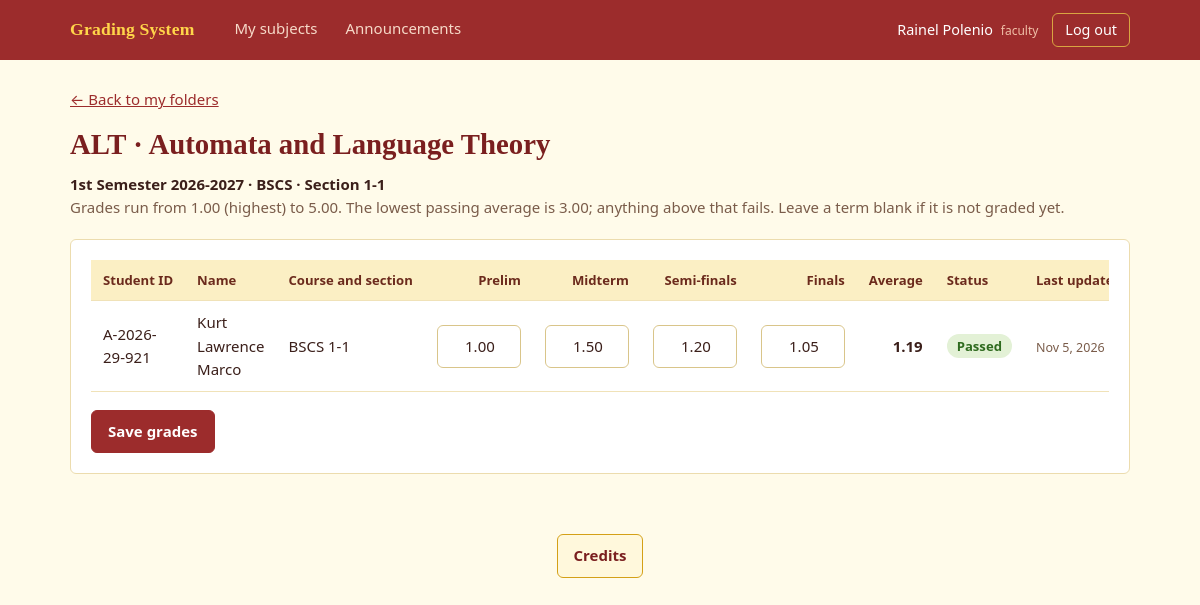
The page /grading/faculty/grade.php?subject=1&course=1&section=1-1&semester=1&school_year=2026-2027 (signed in) on the database its author committed.
### tables this page shows
CREATE TABLE subjects (
  id INT AUTO_INCREMENT PRIMARY KEY,
  code VARCHAR(20)  NOT NULL UNIQUE,
  name VARCHAR(100) NOT NULL,
  faculty_id INT NULL,
  created_at TIMESTAMP DEFAULT CURRENT_TIMESTAMP,
  FOREIGN KEY (faculty_id) REFERENCES users(id) ON DELETE SET NULL
);

CREATE TABLE courses (
  id INT AUTO_INCREMENT PRIMARY KEY,
  code VARCHAR(20)  NOT NULL UNIQUE,
  name VARCHAR(100) NOT NULL
);

CREATE TABLE enrollments (
  id INT AUTO_INCREMENT PRIMARY KEY,
  student_id INT NOT NULL,
  subject_id INT NOT NULL,
  semester    TINYINT NOT NULL DEFAULT 1,
  school_year VARCHAR(9) NOT NULL,
  prelim    DECIMAL(3,2) NULL,
  midterm   DECIMAL(3,2) NULL,
  semifinal DECIMAL(3,2) NULL,
  finals    DECIMAL(3,2) NULL,
  enrolled_at TIMESTAMP DEFAULT CURRENT_TIMESTAMP,
  updated_at  TIMESTAMP DEFAULT CURRENT_TIMESTAMP ON UPDATE CURRENT_TIMESTAMP,
  UNIQUE KEY one_enrollment (student_id, subject_id, semester, school_year),
  FOREIGN KEY (student_id) REFERENCES users(id)    ON DELETE CASCADE,
  FOREIGN KEY (subject_id) REFERENCES subjects(id) ON DELETE CASCADE,
  CHECK (semester BETWEEN 1 AND 3),
  CHECK (prelim    IS NULL OR prelim    BETWEEN 1 AND 5),
  CHECK (midterm   IS NULL OR midterm   BETWEEN 1 AND 5),
  CHECK (semifinal IS NULL OR semifinal BETWEEN 1 AND 5),
  CHECK (finals    IS NULL OR finals    BETWEEN 1 AND 5)
);

CREATE TABLE users (
  id INT AUTO_INCREMENT PRIMARY KEY,
  student_id VARCHAR(20) NULL UNIQUE,
  full_name  VARCHAR(100) NOT NULL UNIQUE,
  username   VARCHAR(50)  NOT NULL UNIQUE,
  password   VARCHAR(255) NOT NULL,
  role ENUM('admin','faculty','student') NOT NULL,
  course_id INT NULL,
  section   VARCHAR(20) NULL,
  enrolled_on DATE NULL,
  created_at TIMESTAMP DEFAULT CURRENT_TIMESTAMP,
  FOREIGN KEY (course_id) REFERENCES courses(id) ON DELETE SET NULL
);

### grading/faculty/grade.php (the view, shortened to what this page needs)
<?php
require '../includes/auth.php';
require '../config/db.php';
$sid = (int)($_GET['subject'] ?? 0);
$s = $pdo->prepare("SELECT id, code, name FROM subjects WHERE id = ? AND faculty_id = ?");
$s->execute([$sid, $_SESSION['user_id']]);
$subject = $s->fetch();
$filtered = isset($_GET['course']) || isset($_GET['section']);
$fc = null;
$fs = null;
$sem = (int)($_GET['semester'] ?? 0);
$sy  = (string)($_GET['school_year'] ?? '');
$termFiltered = isset(SEMESTERS[$sem]) && valid_school_year($sy);
if ($filtered) {
  $fc = (($_GET['course'] ?? '') !== '') ? (int)$_GET['course'] : null;
  $fs = (($_GET['section'] ?? '') !== '') ? (string)$_GET['section'] : null;
}
$folderLabel = '';
if ($filtered) {
  $code = 'No course';
  if ($fc) {
    $cq = $pdo->prepare("SELECT code FROM courses WHERE id = ?");
    $cq->execute([$fc]);
    $code = $cq->fetchColumn() ?: 'No course';
  }
  $folderLabel = $code . ' · ' . ($fs === null ? 'No section' : 'Section ' . $fs);
}
if ($termFiltered) {
  $folderLabel = term_label($sem, $sy) . ($folderLabel ? ' · ' . $folderLabel : '');
}
$sql = "SELECT e.id, u.student_id, u.full_name, u.section, c.code AS course_code,
               e.prelim, e.midterm, e.semifinal, e.finals, e.updated_at
        FROM enrollments e
        JOIN users u ON u.id = e.student_id
        LEFT JOIN courses c ON c.id = u.course_id
        WHERE e.subject_id = ?";
$params = [$sid];
if ($filtered) {
  $sql .= " AND u.course_id <=> ? AND u.section <=> ?";
  $params[] = $fc;
  $params[] = $fs;
}
if ($termFiltered) {
  $sql .= " AND e.semester = ? AND e.school_year = ?";
  $params[] = $sem;
  $params[] = $sy;
}
$sql .= " ORDER BY c.code, u.section, u.full_name";
$rows = $pdo->prepare($sql);
$rows->execute($params);
$rows = $rows->fetchAll();
require '../includes/header.php';
?>
<p><a href="dashboard.php<?= $termFiltered ? '?' . e(http_build_query(['semester' => $sem, 'school_year' => $sy])) : '' ?>">&larr; Back to my folders</a></p>
<div class="page-head">
  <div>
    <h1><?= e($subject['code']) ?> · <?= e($subject['name']) ?></h1>
    <?php if ($folderLabel): ?><p><b><?= e($folderLabel) ?></b></p><?php endif; ?>
    <p class="muted">Grades run from 1.00 (highest) to 5.00. The lowest passing average is <?= number_format(PASSING_GRADE, 2) ?>; anything above that fails. Leave a term blank if it is not graded yet.</p>
  </div>
</div>
<form method="post" class="panel">
  <div class="table-wrap">
  <table id="sheet">
    <thead>
      <tr>
        <th>Student ID</th><th>Name</th><th>Course and section</th>
        <?php foreach (TERMS as $label): ?><th class="num"><?= e($label) ?></th><?php endforeach; ?>
        <th class="num">Average</th><th>Status</th><th>Last updated</th>
      </tr>
    </thead>
    <tbody>
    <?php foreach ($rows as $r): [$avg, $status] = grade_summary($r); ?>
      <tr>
        <td><?= e($r['student_id']) ?></td>
        <td><?= e($r['full_name']) ?></td>
        <td><?= $r['course_code'] ? e($r['course_code'] . ' ' . $r['section']) : '—' ?></td>
        <?php foreach (array_keys(TERMS) as $t): ?>
          <td class="num">
            <input class="grade-input" type="number" min="1" max="5" step="0.01"
                   name="grade[<?= (int)$r['id'] ?>][<?= $t ?>]"
                   value="<?= $r[$t] === null ? '' : e(number_format((float)$r[$t], 2, '.', '')) ?>"
                   aria-label="<?= e(TERMS[$t] . ' grade for ' . $r['full_name']) ?>">
          </td>
        <?php endforeach; ?>
        <td class="num avg"><?= $avg === null ? '—' : number_format($avg, 2) ?></td>
        <td><?= status_badge($status) ?></td>
        <td><small><?= e(date('M j, Y', strtotime($r['updated_at']))) ?></small></td>
      </tr>
    <?php endforeach; ?>
    </tbody>
  </table>
  </div>
  <?php if ($rows): ?><p style="margin:18px 0 0"><button>Save grades</button></p><?php endif; ?>
</form>
<?php require '../includes/footer.php'; ?>

### grading/includes/auth_core.php (shortened to what this page needs)
<?php
function e($v): string {
  return htmlspecialchars((string)$v, ENT_QUOTES, 'UTF-8');
}
function grade_summary(array $r): array {
  $vals = [];
  foreach (array_keys(TERMS) as $t) {
    $vals[] = (float)$r[$t];
  }
  $avg = round(array_sum($vals) / count($vals), 2);
  return [$avg, $avg <= PASSING_GRADE ? 'Passed' : 'Failed'];
}
function status_badge(string $status): string {
  return '<span class="badge ' . strtolower($status) . '">' . e($status) . '</span>';
}
function valid_school_year(string $sy): bool {
  return preg_match('/^(\d{4})-(\d{4})$/', $sy, $m) === 1 && (int)$m[2] === (int)$m[1] + 1;
}
function term_label($sem, $sy): string {
  return (SEMESTERS[(int)$sem] ?? 'Semester') . ' ' . $sy;
}

### grading/assets/colors.css (style rules this page uses)
:root { --page-bg: #fffbea; --page-text: #3b1f1a; --heading-text: #7a1f1f; --muted-text: #7a5c4a; --link: #9c2c2c; --topbar-bg: #9c2c2c; --topbar-brand: #ffd54a; --topbar-link: #f6d9c8; --topbar-link-hover: #ffffff; --topbar-link-active: #ffd54a; --topbar-link-active-line: #f2b705; --topbar-user: #ffffff; --topbar-role: #f0c0a8; --logout-text: #ffffff; --logout-border: #d9a441; --logout-hover-bg: #7a1f1f; --panel-bg: #ffffff; --panel-border: #ecdcae; --stat-bg: #fffdf5; --stat-border: #ecdcae; --stat-accent: #d4a017; --stat-label: #7a5c4a; --summary-label: #7a5c4a; --subject-card-bg: #ffffff; --subject-card-border: #ecdcae; --subject-card-accent: #9c2c2c; --subject-card-hover-border:#d4a017; --folder-bg: #ffffff; --folder-border: #ecdcae; --folder-arrow: #9c2c2c; --folder-sub-line: #e6c76a; --subject-row-bg: #fffaf0; --subject-row-border: #ecdcae; --subject-row-hover-border: #d4a017; --table-head-bg: #fbefc4; --table-head-text: #6b2a1c; --table-text: #3b1f1a; --table-line: #f0e2b8; --table-row-hover: #fff6d6; --table-empty-text: #7a5c4a; --field-label: #6b4a3a; --input-bg: #ffffff; --input-text: #3b1f1a; --input-border: #d9c58a; --input-focus-border: #9c2c2c; --focus-ring: #f2c230; --btn-bg: #9c2c2c; --btn-text: #ffffff; --btn-border: #9c2c2c; --btn-hover-bg: #7a1f1f; --btn-light-bg: #fff8dc; --btn-light-text: #7a1f1f; --btn-light-border: #d4a017; --btn-light-hover-bg: #fbe9a6; --btn-danger-bg: #ffffff; --btn-danger-text: #b3261e; --btn-danger-border: #e3a9a3; --btn-danger-hover-bg: #b3261e; --btn-danger-hover-text: #ffffff; --btn-danger-hover-border: #b3261e; --badge-passed-bg: #e3f1d6; --badge-passed-text: #2f6b1f; --badge-failed-bg: #fbe0dc; --badge-failed-text: #a1241b; --badge-incomplete-bg: #fff0b8; --badge-incomplete-text: #7a5200; --role-bg: #fbeab0; --role-text: #6b2a1c; --flash-ok-bg: #e8f3d9; --flash-ok-text: #2f6b1f; --flash-ok-border: #b9d99a; --flash-error-bg: #fde3df; --flash-error-text: #a1241b; --flash-error-border: #eeb0a8; --guest-bg: #7a1f1f; --auth-card-bg: #fffdf5; --auth-card-text: #3b1f1a; --announce-info-bg: #fff4cc; --announce-info-border: #e6c76a; --announce-info-text: #6b4a00; --announce-maint-bg: #ffe9d2; --announce-maint-border: #f0b27a; --announce-maint-text: #7a3e00; --announce-urgent-bg: #fde3df; --announce-urgent-border: #eeb0a8; --announce-urgent-text: #a1241b; --announce-body: #3b1f1a; --announce-meta: #7a5c4a; }

### grading/assets/style.css (style rules this page uses)
:root { --radius:6px }
* { box-sizing:border-box }
body { margin:0;background:var(--page-bg);color:var(--page-text); font:15px/1.55 "Segoe UI",system-ui,-apple-system,"Helvetica Neue",Arial,sans-serif }
h1,h2,h3 { font-family:Georgia,"Times New Roman",serif;font-weight:700;line-height:1.2;margin:0 0 .4em;color:var(--heading-text) }
h1 { font-size:1.8rem }
a { color:var(--link) }
small,.muted { color:var(--muted-text) }
.page-head { display:flex;justify-content:space-between;align-items:flex-end;gap:16px;flex-wrap:wrap;margin-bottom:20px }
.page-head p { margin:0 }
.panel { background:var(--panel-bg);border:1px solid var(--panel-border);border-radius:var(--radius);padding:20px;margin-bottom:22px }
.table-wrap { overflow-x:auto }
table { width:100%;border-collapse:collapse;font-variant-numeric:tabular-nums }
th,td { padding:10px 12px;text-align:left;border-bottom:1px solid var(--table-line);vertical-align:middle }
td { color:var(--table-text) }
th { font-size:.82rem;color:var(--table-head-text);font-weight:600;background:var(--table-head-bg);white-space:nowrap }
td.num,th.num { text-align:right }
input,select,textarea { font:inherit;padding:9px 10px;border:1px solid var(--input-border);border-radius:var(--radius);background:var(--input-bg);color:var(--input-text);width:100% }
.grade-input { width:84px;text-align:right }
button,.btn { font:inherit;font-weight:600;cursor:pointer;border:1px solid var(--btn-border);background:var(--btn-bg);color:var(--btn-text);padding:9px 16px;border-radius:var(--radius);text-decoration:none;display:inline-block }
.badge { display:inline-block;padding:2px 10px;border-radius:99px;font-size:.82rem;font-weight:700 }
.badge.passed { background:var(--badge-passed-bg);color:var(--badge-passed-text) }
.avg { font-weight:700 }

### rows shown on the page
subjects: code "ALT", name "Automata and Language Theory"
courses: code "1st Semester 2026-2027 · BSCS · Section 1-1"
enrollments: student.student_id "A-2026-29-921", student.full_name "Kurt Lawrence Marco", courses.code "BSCS 1-1", prelim "1.00", midterm "1.50", semifinal "1.20", finals "1.05", avg "1.19", updated_at "Nov 5, 2026"

### other values the page prints
$label "My subjects"
$label "Announcements"
$_SESSION['name'] "Rainel Polenio"
$role "faculty"
PASSING_GRADE "3.00"
$label "Prelim"
$label "Midterm"
$label "Semi-finals"
$label "Finals"
